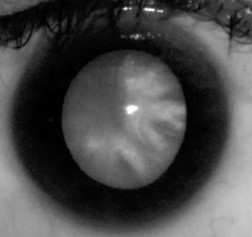
#> input picture SVM_Scratch/dataset/cataract/gray2116.jpg, 252 x 237 px; its folder holds only this picture in this run
$ jupyter execute --allow-errors SVM_Scratch.ipynb   (shell and % lines are left out)
#> lines starting #> are read from the running program, lines starting #| are printed output that depends on the picture
[cell 1]
import random
import numpy as np
import matplotlib.pyplot as plt
from sklearn.utils import Bunch
from sklearn.model_selection import train_test_split
from pathlib import Path

from skimage.io import imread
from skimage.transform import resize

[cell 2]
# Function to read the input data and store in n-dimensional array format
import numpy as np
import os

# read all the images from the folder structure (images are separated in different folders according to classes)
def load_files(container_path,dimension=(150, 150,3)):
#> called with container_path = '\\dataset', dimension = (150, 150, 3)
    image_dir = Path(container_path)
    folders = [directory for directory in image_dir.iterdir() if directory.is_dir()]
    categories = [fo.name for fo in folders]
    descr = "Cataract dataset"
    images = []
    flat_data = []
    target = []
    for i, direc in enumerate(folders):
        for file in direc.iterdir():
            img = imread(file)
#> img is the input picture: shape (237, 252, 3); min 0, max 255, mean 73.1
            img_resized = resize(img, dimension,anti_aliasing_sigma=True)
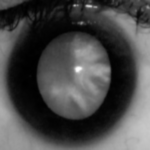
#> img_resized: shape (150, 150, 3) float64; min 0.00029, max 0.988, mean 0.287
            flat_data.append(img_resized.flatten())
            images.append(img_resized)
            ll=i
            if i==0:
                ll=-1
            target.append(ll)
#> pass 2 of the loop in load_files, `for i, direc in enumerate(folders):`:
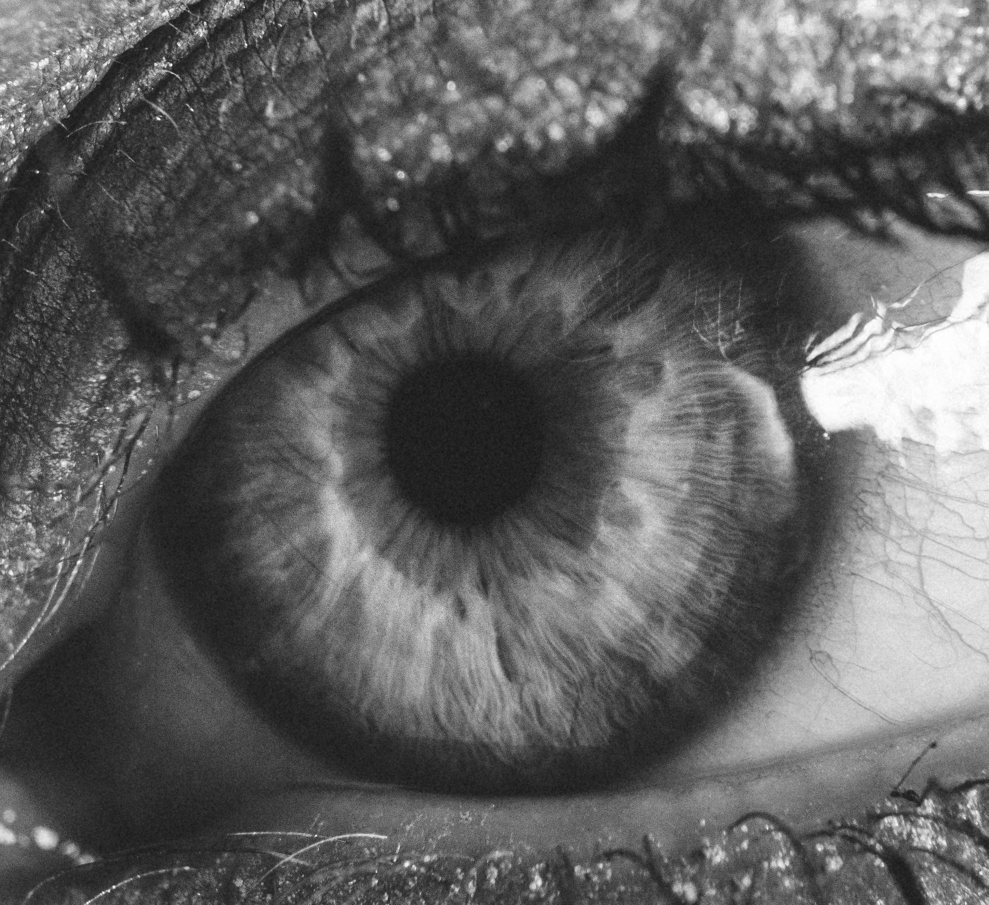
#> input picture SVM_Scratch/dataset/normal/graynormal (107).jpeg, 1977 x 1809 px (shown at 1/2 size)
#> in load_files, img is the input picture: shape (1809, 1977); min 16, max 255, mean 94.3
#> in load_files, `img_resized = resize(img, dimension,anti_aliasing_sigma=True)`:
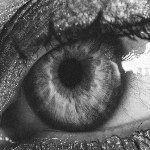
#> img_resized: shape (150, 150, 3) float64; min 0.0983, max 0.997, mean 0.37
    flat_data = np.array(flat_data)
    target = np.array(target)
    images = np.array(images)

    return Bunch(data=flat_data,
                 target=target,
                 target_names=categories,
                 images=images,
                 DESCR=descr)

[cell 3]
# two classes normal, cataract

def read_data():
    # path to grayscale eye images
    image_dir = '\dataset'
    image_dataset=load_files(image_dir)
#> image_dataset = 5 items
    # split the data into training an testing data and labels (30% of data is for testing)
    X_train, X_test, y_train, y_test = train_test_split(image_dataset.data, image_dataset.target, test_size=0.3,random_state=109)
#> y_train = [-1]; y_test = [1]
    return X_train, y_train, X_test, y_test


# Invoke the above functions to get our data
X_train, y_train, X_test, y_test = read_data()
#> y_train = [-1]; y_test = [1]

# check the shapes of tarin and test data
print('Train data shape: ', X_train.shape)
#| Train data shape:  (1, 67500)
print('Train labels shape: ', y_train.shape)
#| Train labels shape:  (1,)

print ('Test data shape: ', X_test.shape)
#| Test data shape:  (1, 67500)
print ('Test labels shape: ', y_test.shape)
#| Test labels shape:  (1,)

[cell 4]
# function to train the svm model
def svm_fit(epochs,c,X,Y):
#> called with epochs = 500, c = 0.015, X = array of shape (1, 67500), Y = array of shape (1,)
    m,n_features=X.shape[0],X.shape[1]
#> m = 1; n_features = 67500
    w=np.zeros(n_features)
    #print(Y)
    #print(X.shape)
    #print(len(X))
    i=1
    while i<epochs:
        j = np.random.choice(m, 1)[0]
        eta=1. / (c*(i+1))
        x, y = X[j], Y[j]
        score = w.dot(x)
        if y*score < 1:
            w = (1 - eta*c)*w + eta*y*x
        else:
            w = (1 - eta*c)*w
        i+=1
#> this loop made 499 passes
#> score on passes 1 to 3: 0, -299733.8, -199822.6
#> after the loop, i = 500
    return w

[cell 5]
# function to predict the image classes based on the learned weight matrix
def svm_predict(X,w):
    y_pred=[]
    i=0
    while i < len(X):
        xi=X[i]
        score = w.dot(xi)
        if score>=0:
            y_pred.append(1)
        else:
            y_pred.append(-1)
        i+=1
#> this loop made 1 pass
#> (score, i) on pass 1: (-1065.1, 1)
#> after the loop, i = 1; y_pred = [-1]
    return y_pred

[cell 6]
from sklearn import metrics

# start training the model
num_itrs=1
epochs=500
c=0.015
#for i in range(num_itrs):
w=svm_fit(epochs,c,X_train,y_train)

[cell 7]
# test the model and display classification report
y_pred=svm_predict(X_test,w)
#> y_pred = [-1]
print("Classification report - \n",
    metrics.classification_report(y_test, y_pred))
#| Classification report -
#|                precision    recall  f1-score   support
#|           -1       0.00      0.00      0.00       0.0
#|            1       0.00      0.00      0.00       1.0
#|     accuracy                           0.00       1.0
#|    macro avg       0.00      0.00      0.00       1.0
#| weighted avg       0.00      0.00      0.00       1.0
#print('Training accuracy: %f' % (np.mean(y_test == y_pred)))

[cell 8]
# read the images to predict
image_dir = '\predict'
#> (the rest of this cell did not finish here and is left out)
